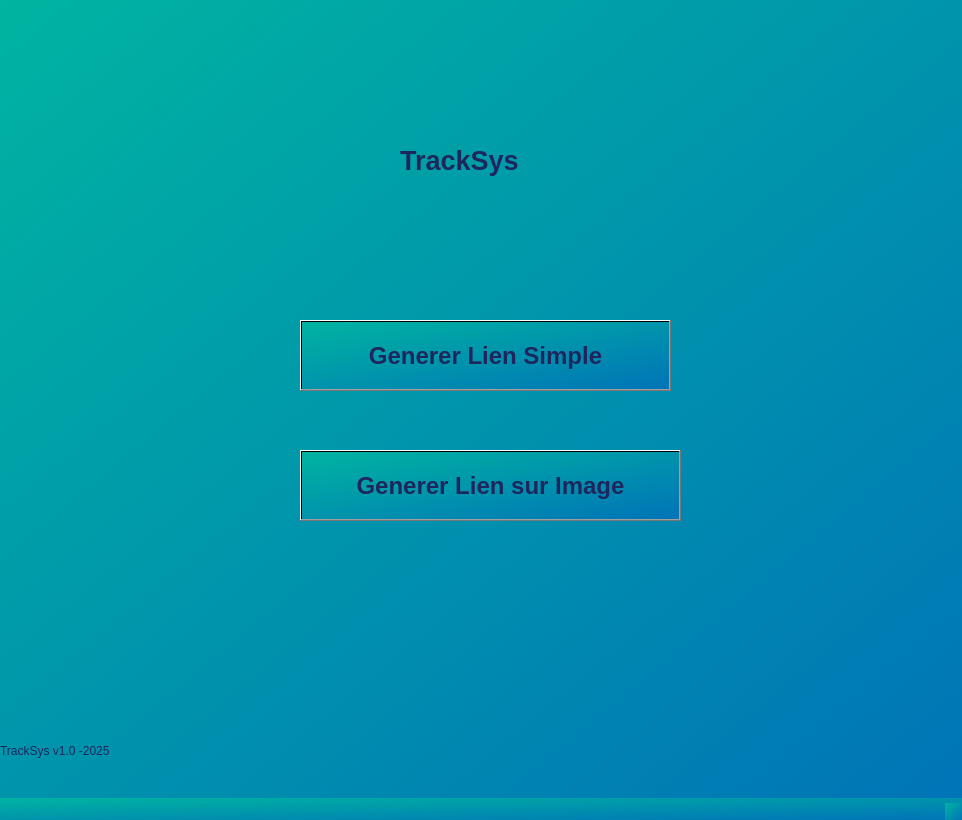
<?xml version="1.0" encoding="UTF-8"?>
<ui version="4.0">
 <class>MainWindow</class>
 <widget class="QMainWindow" name="MainWindow">
  <property name="geometry">
   <rect>
    <x>0</x>
    <y>0</y>
    <width>962</width>
    <height>820</height>
   </rect>
  </property>
  <property name="windowTitle">
   <string>GenererLien</string>
  </property>
  <property name="styleSheet">
   <string notr="true">background-color: qlineargradient(spread:pad, x1:0, y1:0, x2:1, y2:1, stop:0 #00b4a1, stop:1 #0074b7);</string>
  </property>
  <widget class="QWidget" name="centralwidget">
   <widget class="QLabel" name="label">
    <property name="geometry">
     <rect>
      <x>400</x>
      <y>140</y>
      <width>161</width>
      <height>41</height>
     </rect>
    </property>
    <property name="font">
     <font>
      <pointsize>20</pointsize>
      <weight>75</weight>
      <bold>true</bold>
     </font>
    </property>
    <property name="styleSheet">
     <string notr="true">background-color: transparent;
color: rgb(29, 39, 94);</string>
    </property>
    <property name="text">
     <string>TrackSys</string>
    </property>
   </widget>
   <widget class="QPushButton" name="pushButton">
    <property name="geometry">
     <rect>
      <x>300</x>
      <y>320</y>
      <width>371</width>
      <height>71</height>
     </rect>
    </property>
    <property name="font">
     <font>
      <pointsize>18</pointsize>
      <weight>75</weight>
      <bold>true</bold>
     </font>
    </property>
    <property name="styleSheet">
     <string notr="true">color: rgb(29, 39, 94);</string>
    </property>
    <property name="text">
     <string>Generer Lien Simple</string>
    </property>
   </widget>
   <widget class="QLabel" name="label_2">
    <property name="geometry">
     <rect>
      <x>0</x>
      <y>730</y>
      <width>121</width>
      <height>41</height>
     </rect>
    </property>
    <property name="styleSheet">
     <string notr="true">color: rgb(29, 39, 94);
background-color: transparent;</string>
    </property>
    <property name="text">
     <string>TrackSys v1.0 -2025</string>
    </property>
   </widget>
   <widget class="QPushButton" name="pushButton_2">
    <property name="geometry">
     <rect>
      <x>300</x>
      <y>450</y>
      <width>381</width>
      <height>71</height>
     </rect>
    </property>
    <property name="font">
     <font>
      <pointsize>18</pointsize>
      <weight>75</weight>
      <bold>true</bold>
     </font>
    </property>
    <property name="styleSheet">
     <string notr="true">color: rgb(29, 39, 94);
</string>
    </property>
    <property name="text">
     <string>Generer Lien sur Image</string>
    </property>
   </widget>
  </widget>
  <widget class="QMenuBar" name="menubar">
   <property name="geometry">
    <rect>
     <x>0</x>
     <y>0</y>
     <width>962</width>
     <height>26</height>
    </rect>
   </property>
  </widget>
  <widget class="QStatusBar" name="statusbar"/>
 </widget>
 <resources/>
 <connections/>
</ui>
